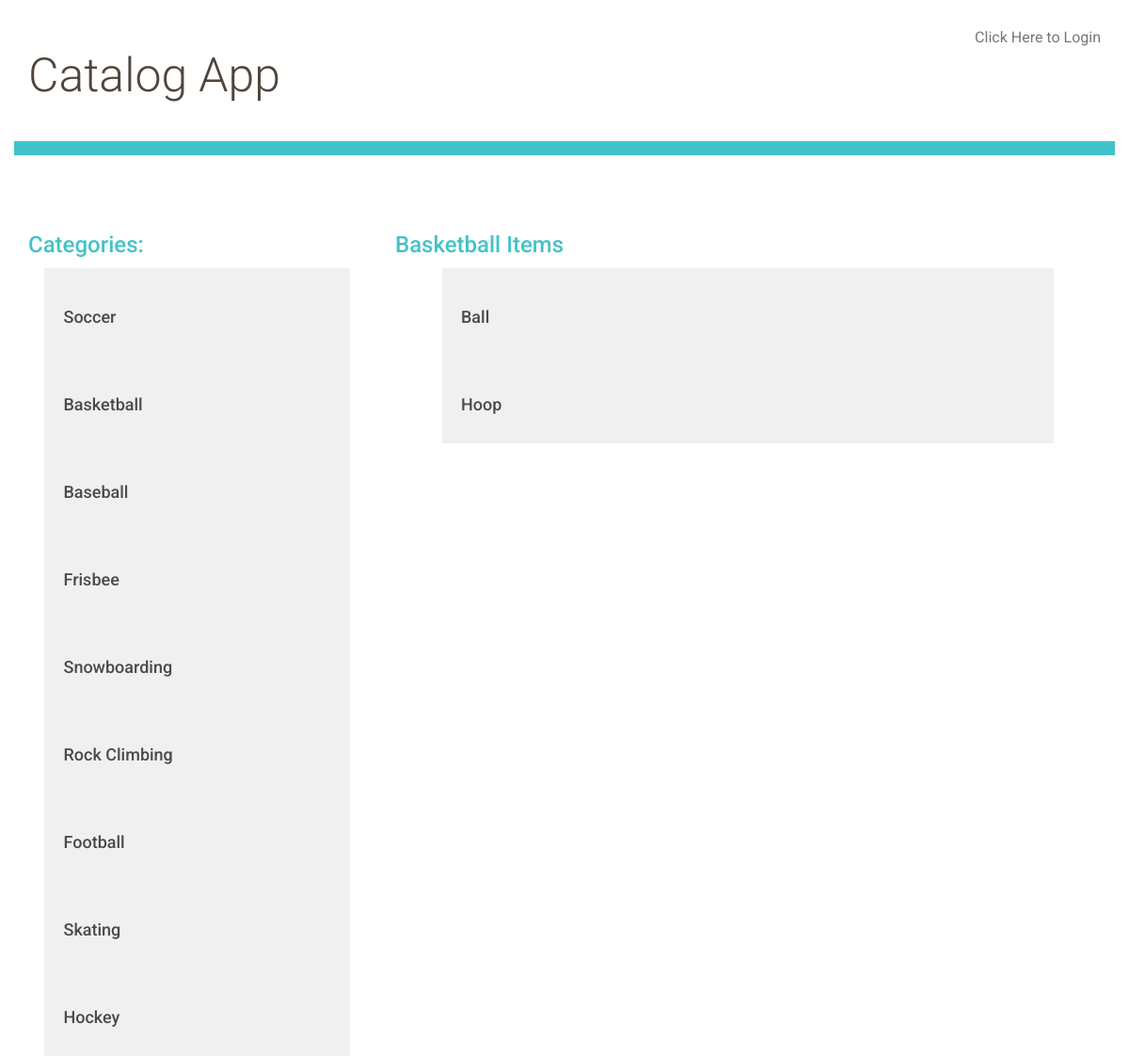
The app's page /category/2/items/ with its own data.
### database_setup.py (models this page shows, shortened)
class Category(Base):
    __tablename__ = 'category'
    id = Column(Integer, primary_key=True)
    name = Column(String(250), nullable=False)

class Item(Base):
    __tablename__ = 'item'
    id = Column(Integer, primary_key=True)
    title = Column(String(80), nullable=False)
    description = Column(String(250))
    category_id = Column(Integer, ForeignKey('category.id'))
    category = relationship(Category)
    user_id = Column(Integer, ForeignKey('user.id'))
    user = relationship(User)

### project.py (the view)
@app.route('/category/<int:category_id>/')
@app.route('/category/<int:category_id>/items/')
def showCategory(category_id):
    categories = getAllCategories()
    category = session.query(Category).filter_by(id=category_id).one()
    items = session.query(Item).filter_by(category_id=category_id).all()
    return render_template('category.html', categories = categories, items=items, category=category)

### project.py (called while the page is built)
def getAllCategories():
    categories = session.query(Category).all()
    return categories

### templates/category.html (shortened to what this page needs)
{% extends "main.html" %}
{% block content %}
{% include "header.html" %}
<div class="row">
	<div class="col-md-4">
		{% include 'categories.html' %}
	</div>
	<div class="col-md-8">
		<h2>{{ category.name }} Items</h2>
		{% for item in items %}
		<a href="{{url_for('showItem', item_id = item.id)}}">
			<div class="row">
				<div class="col-md-1"></div>
					<div class="col-md-10 restaurant-list">
						<h3>{{item.title}}</h3>
					</div>
				<div class="col-md-1"></div>
			</div>
		</a>
		{% endfor %}
	</div>
</div>
{% endblock %}

### templates/categories.html
<h2>Categories:</h2>
{% for category in categories %}
<a href="{{url_for('showCategory', category_id = category.id)}}">
	<div class="row">
		<div class="col-md-1"></div>
			<div class="col-md-10 restaurant-list">
				<h3>{{category.name}}</h3>
			</div>
		<div class="col-md-1"></div>
	</div>
</a>
{% endfor %}

### static/styles.css (style rules this page uses)
* { font-family: "Helvetica Neue Bold", Roboto, Helvetica, Arial, sans-serif; font-weight: 700; }
h2 { font-size: 24px; color: #42C3C9; line-height: 29px; }
h3 { font-size: 18px; color: #4A4A4A; line-height: 23px; }
a { font-size: 14px; color: #0093B9; line-height: 17px; }
.restaurant-list { background-color: #F0F0F0; padding: 20px; }

### records on screen
Category: name "Soccer"
Category: name "Basketball"
Category: name "Baseball"
Category: name "Frisbee"
Category: name "Snowboarding"
Category: name "Rock Climbing"
Category: name "Football"
Category: name "Skating"
Category: name "Hockey"
Item: title "Ball"
Item: title "Hoop"
